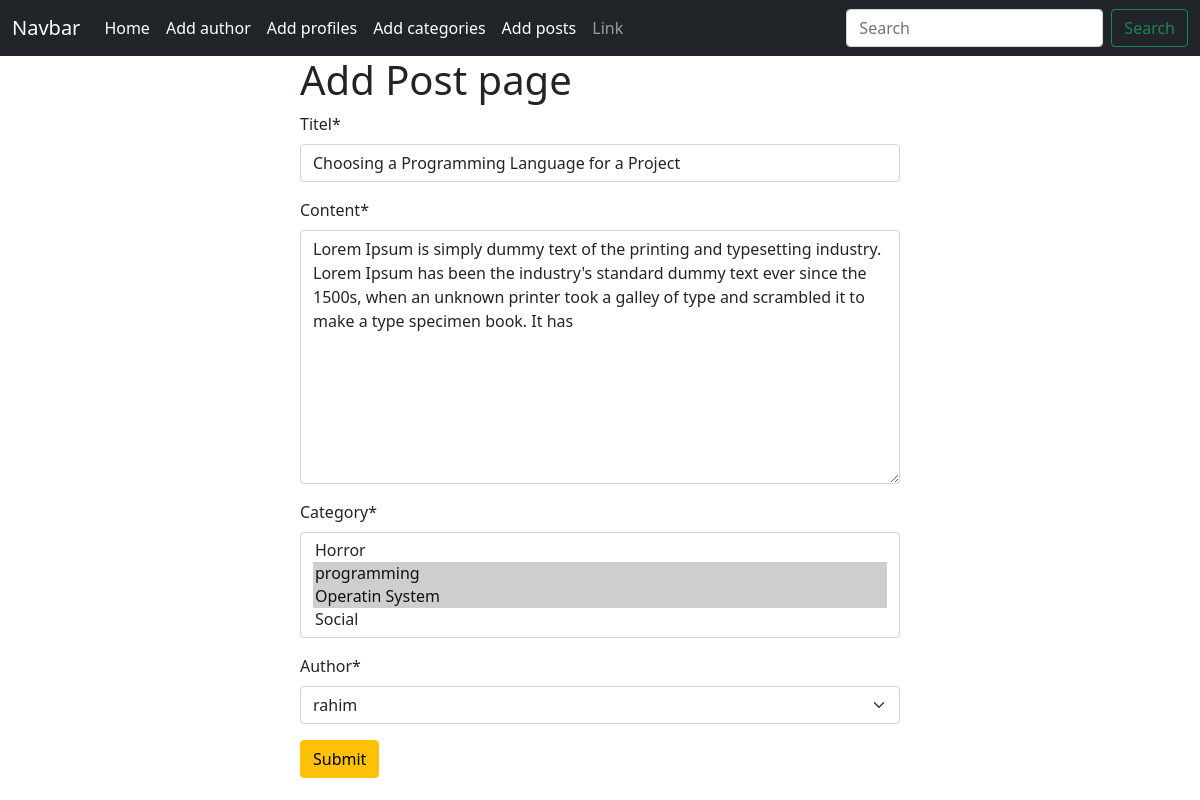
The page /posts/edit/1 on the database its author committed.
### posts/models.py (models this page shows)
class Post(models.Model):
    titel = models.CharField(max_length=50)
    content = models.TextField()
    category = models.ManyToManyField(Category)#one post can have multiple categories and one category can have multiple post
    author = models.ForeignKey(Author,on_delete=models.CASCADE)
    def __str__(self):
        return self.titel

### posts/views.py (the view)
# urls.py: path('edit/<int:id>', views.edit_post,name='edit_post'),
def edit_post(request,id):
    post = Post.objects.get(pk=id)
    post_form = PostrForm(instance=post)
    print(post)
    if request.method == 'POST':
        post_form = PostrForm(request.POST,instance=post)
        if post_form.is_valid():
            post_form.save()
            return redirect('homepage')
    return render(request,'add_post.html',{'form':post_form})

### posts/forms.py
class PostrForm(forms.ModelForm):
    class Meta:
        model = Post
        fields = '__all__'

### author/models.py (called while the page is built)
    def __str__(self):
        return self.name

### categories/models.py (called while the page is built)
    def __str__(self):
        return self.name

### posts/templates/add_post.html
{% extends 'base.html' %} {% block content %} {% load crispy_forms_tags %}
<form method="POST" style="width: 50%; height: 500px; margin: auto">
  <h1>Add Post page</h1>
  {% csrf_token %} {{form | crispy }}
  <button type="submit" class="btn btn-warning">Submit</button>
</form>
{% endblock %}

### rows shown on the page
Post: titel "Choosing a Programming Language for a Project", content "Lorem Ipsum is simply dummy text of the printing and typesetting industry. Lorem Ipsum has been the industry's standard dummy text ever since the 1500s, when an unknown printer took a galley of type and scrambled it to make a type specimen book. It has", author "rahim"
